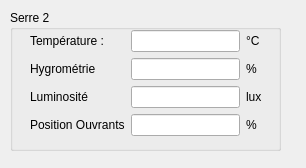
<?xml version="1.0" encoding="UTF-8"?>
<ui version="4.0">
 <class>VueSerre</class>
 <widget class="QWidget" name="VueSerre">
  <property name="geometry">
   <rect>
    <x>0</x>
    <y>0</y>
    <width>306</width>
    <height>168</height>
   </rect>
  </property>
  <property name="windowTitle">
   <string>VueSerre</string>
  </property>
  <widget class="QGroupBox" name="groupBox">
   <property name="geometry">
    <rect>
     <x>10</x>
     <y>10</y>
     <width>271</width>
     <height>141</height>
    </rect>
   </property>
   <property name="title">
    <string>Serre 2</string>
   </property>
   <widget class="QWidget" name="layoutWidget">
    <property name="geometry">
     <rect>
      <x>20</x>
      <y>20</y>
      <width>232</width>
      <height>108</height>
     </rect>
    </property>
    <layout class="QGridLayout" name="gridLayout">
     <item row="3" column="1">
      <widget class="QLineEdit" name="positionOuvrants"/>
     </item>
     <item row="1" column="1">
      <widget class="QLineEdit" name="hygrometrie"/>
     </item>
     <item row="0" column="0">
      <widget class="QLabel" name="label">
       <property name="text">
        <string>Température :</string>
       </property>
      </widget>
     </item>
     <item row="3" column="0">
      <widget class="QLabel" name="label_4">
       <property name="text">
        <string>Position Ouvrants</string>
       </property>
      </widget>
     </item>
     <item row="2" column="1">
      <widget class="QLineEdit" name="luminosite"/>
     </item>
     <item row="1" column="0">
      <widget class="QLabel" name="label_2">
       <property name="text">
        <string>Hygrométrie</string>
       </property>
      </widget>
     </item>
     <item row="2" column="0">
      <widget class="QLabel" name="label_3">
       <property name="text">
        <string>Luminosité</string>
       </property>
      </widget>
     </item>
     <item row="0" column="1">
      <widget class="QLineEdit" name="temperature"/>
     </item>
     <item row="0" column="2">
      <widget class="QLabel" name="label_5">
       <property name="text">
        <string>°C</string>
       </property>
      </widget>
     </item>
     <item row="1" column="2">
      <widget class="QLabel" name="label_6">
       <property name="text">
        <string>%</string>
       </property>
      </widget>
     </item>
     <item row="2" column="2">
      <widget class="QLabel" name="label_7">
       <property name="text">
        <string>lux</string>
       </property>
      </widget>
     </item>
     <item row="3" column="2">
      <widget class="QLabel" name="label_8">
       <property name="text">
        <string>%</string>
       </property>
      </widget>
     </item>
    </layout>
   </widget>
  </widget>
 </widget>
 <resources/>
 <connections/>
</ui>
